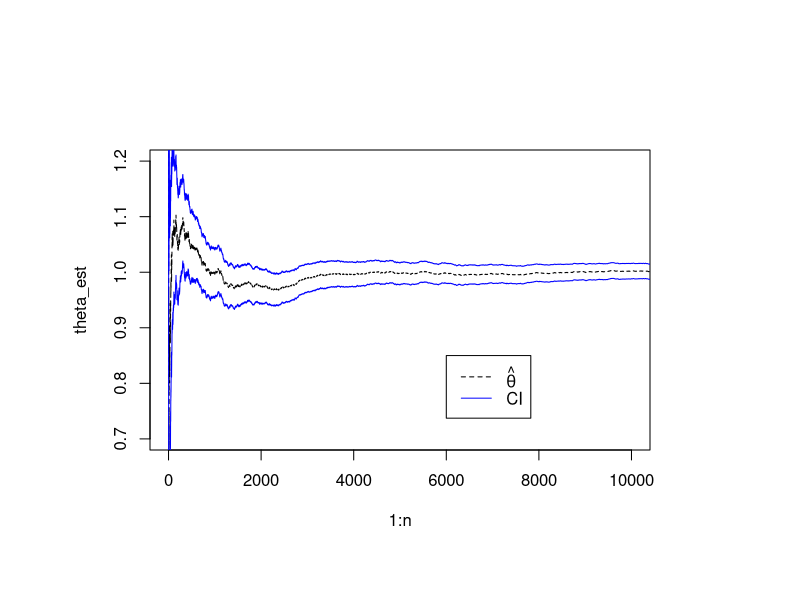
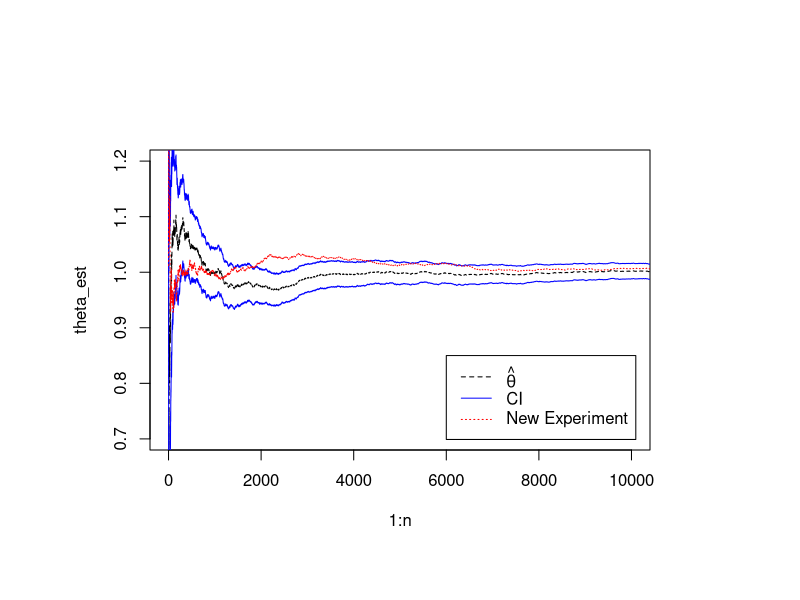
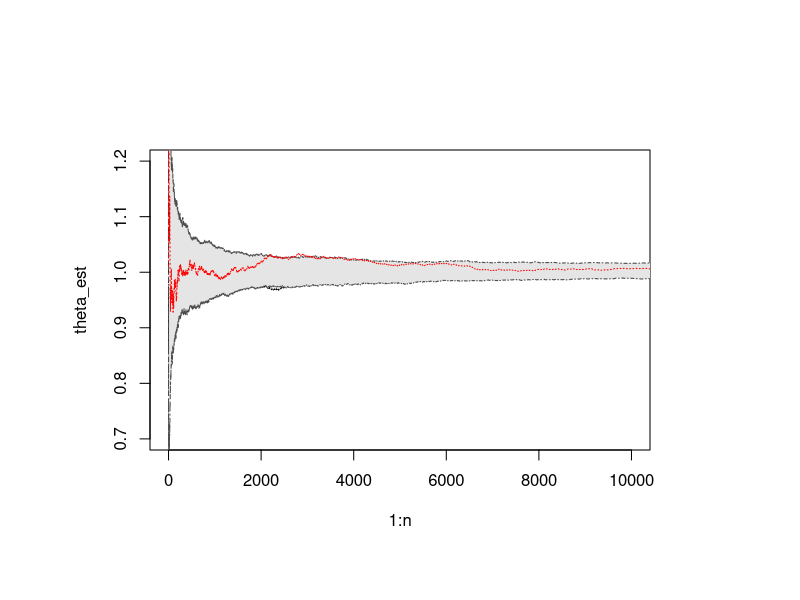
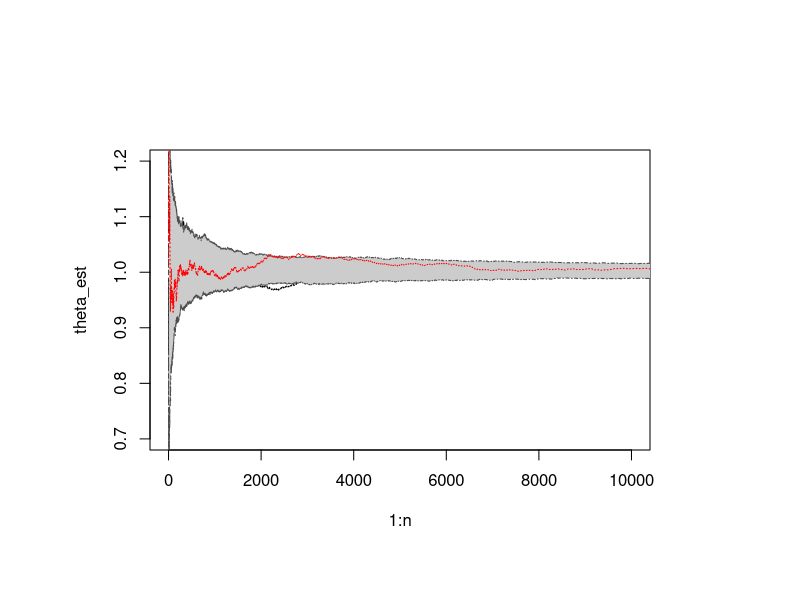

The R source for these figures, in order:
## ---- chunk 1
set.seed(3456)
n = 80000
x = runif(n)
h = function(x){
  v = (cos(50*x) + sin(50*x))^2
  return(v)
}

#thetaHat = mean(h(x)) # theta hat

theta_est = cumsum(h(x))/1:n ## cumulative mean

se = sqrt( cumsum((h(x) - theta_est)^2 ) / 1:n ) / sqrt(1:n)
## ---- chunk 2
par(pin = c(5,3))
plot(x = 1:n, y = theta_est, type = "l", lty=2, ylim = c(0.7, 1.2), xlim = c(0, 10000))
lines(x = 1:n, y = theta_est - 1.96*se, col = "blue")
lines(x = 1:n, y = theta_est + 1.96*se, col = "blue")
legend(x = 6000, y = 0.85, legend = c(expression(hat(theta)), "CI"), 
       border = "white", col = c("black", "blue"), lty = c(2, 1))

## ---- chunk 3
par(pin = c(5,3))
plot(x = 1:n, y = theta_est, type = "l", lty=2, ylim = c(0.7, 1.2), xlim = c(0, 10000))
lines(x = 1:n, y = theta_est - 1.96*se, col = "blue")
lines(x = 1:n, y = theta_est + 1.96*se, col = "blue")
z = runif(n) ## repeat the experiment
lines(x = 1:n, y = cumsum(h(z))/1:n, col = "red", lty = 3)

legend(x = 6000, y = 0.85,
       legend = c(expression(hat(theta)), "CI", "New Experiment"), 
       border = "white", col = c("black", "blue", "red"), lty = c(2, 1, 3))

## ---- chunk 4
## parallel monte carlo samples
M = 200L
X = matrix(data = runif(n*M), nrow = n, ncol = M)
h_samples = h(X)
thetaEstimates = apply(X = h_samples, MARGIN = 2, FUN = function(v){ cumsum(v)/1:n } )

parallelCI = t(apply(X = thetaEstimates, MARGIN = 1, FUN = quantile, c(0.025, 0.50, 0.975)))

summary(parallelCI)

integrate(f = h, lower = 0, upper = 1) ## comparison
## ---- chunk 5
par(pin = c(5,3))
plot(x = 1:n, y = theta_est, type = "l", lty=2, ylim = c(0.7, 1.2), xlim = c(0, 10000))
polygon(x = c(1:n, rev(1:n)), y = c(parallelCI[,1], rev(parallelCI[,3])), lty = 4, border = "gray30", col = "gray90")
lines(x = 1:n, y = cumsum(h(z))/1:n, col = "red", lty = 3)

legend(x = 30000, y = 0.85, 
       legend = c(expression(hat(theta)), "CI", "New Experiment"), 
       border = "white", col = c("black", "blue", "red"), lty = c(2, 1, 3))

## ---- chunk 6
## bootstrap
M = 200L
ind = sample(x = 1:n, size = n*M, replace = TRUE) ## sample indices
boot_samples = matrix(data = h(x[ind]), nrow = n, ncol = M) ## matrix of samples
boot_est = apply(X = boot_samples, MARGIN = 2, FUN = cumsum) / 1:n ## matrix

bootCI = t(apply(X = boot_est, MARGIN = 1, FUN = quantile, c(0.025, 0.50, 0.975)))
summary(bootCI)
## ---- chunk 7
par(pin = c(5,3))
plot(x = 1:n, y = theta_est, type = "l", lty=2, ylim = c(0.7, 1.2), xlim = c(0, 10000))
polygon(x = c(1:n, rev(1:n)), y = c(bootCI[,1], rev(bootCI[,3])), lty = 4, border = "gray30", col = "gray80")
lines(x = 1:n, y = cumsum(h(z))/1:n, col = "red", lty = 3)

legend(x = 30000, y = 0.85, 
       legend = c(expression(hat(theta)), "CI", "New Experiment"), 
       border = "white", col = c("black", "blue", "red"), lty = c(2, 1, 3))

## ---- chunk 8
n = 50000
u = runif(n)

h = function(x){exp(x)}

thetaHat = mean(h(u))
thetaHat
integrate(f = h, lower = 0, upper = 1)
## ---- chunk 9
u1 = runif(n/2)
u2 = 1 - u1
h = function(x){exp(x)}

thetaHatAV = mean(c(h(u1), h(u2)))
thetaHatAV

cor(x = h(u1), y = h(u2)) ## correlation nearly -1
## ---- chunk 10

n = 10^6
m = n/2

h <- function(x){ x/(2^x - 1) }

y = rnorm(n)
theta_MC = mean(h(y))

w = rnorm(m)
theta_AS = sum(h(w) + h(-1 * w)) / n

print(theta_MC)
print(theta_AS)
## ---- chunk 11
## standard errors
rho = cor(h(w),h(-w))
se.a = (1+rho)*var(h(w))/n

print(rho)
print(se.a)

